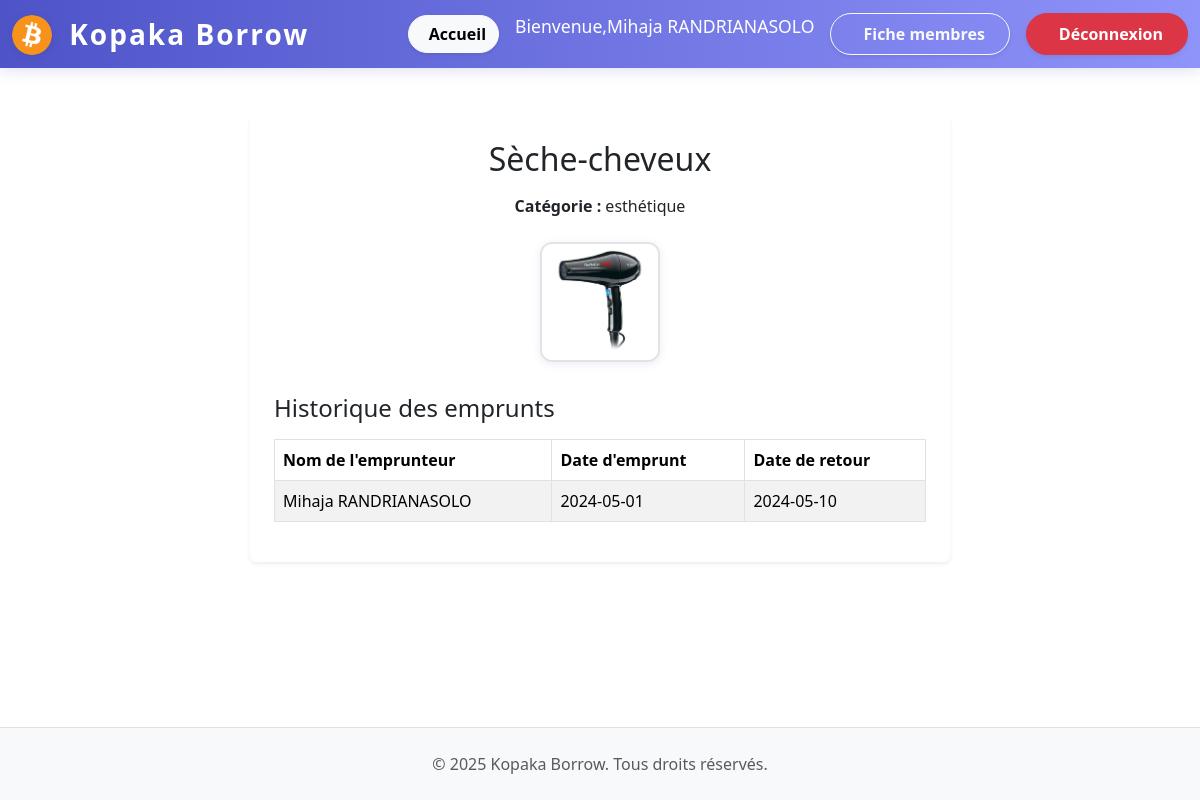
Screenshot of /pages/page_sites/fiche_objet.php?id=1 (signed in) with the database file from the repository.
### tables this page shows
CREATE TABLE EMPRUNTS_objet (
    id_objet INT AUTO_INCREMENT PRIMARY KEY,
    nom_objet VARCHAR(100),
    id_categorie INT,
    id_membre INT,
    FOREIGN KEY (id_categorie) REFERENCES EMPRUNTS_categorie_objet(id_categorie),
    FOREIGN KEY (id_membre) REFERENCES EMPRUNTS_membres(id_membre)
);

CREATE TABLE EMPRUNTS_categorie_objet (
    id_categorie INT AUTO_INCREMENT PRIMARY KEY,
    nom_categorie VARCHAR(100)
);

CREATE TABLE EMPRUNTS_emprunt (
    id_emprunt INT AUTO_INCREMENT PRIMARY KEY,
    id_objet INT,
    id_membre INT,
    date_emprunt DATE,
    date_retour DATE,
    FOREIGN KEY (id_objet) REFERENCES EMPRUNTS_objet(id_objet),
    FOREIGN KEY (id_membre) REFERENCES EMPRUNTS_membres(id_membre)
);

CREATE TABLE EMPRUNTS_membres (
    id_membre INT AUTO_INCREMENT PRIMARY KEY,
    nom VARCHAR(100),
    date_de_naissance DATE,
    genre CHAR(1),
    email VARCHAR(100),
    ville VARCHAR(100),
    mdp VARCHAR(100),
    image_profil VARCHAR(255)
);

### inc/functions.php (called while the page is built, shortened)
<?php
function get_objet_by_id($bdd, $id_objet) {
    $sql = "SELECT o.nom_objet, c.nom_categorie FROM EMPRUNTS_objet o JOIN EMPRUNTS_categorie_objet c ON o.id_categorie = c.id_categorie WHERE o.id_objet = $id_objet";
    $res = mysqli_query($bdd, $sql);
    if ($res && mysqli_num_rows($res) > 0) {
        return mysqli_fetch_assoc($res);
    } else {
        return false;
    }
}
function get_images_objet($bdd, $id_objet) {
    $sql = "SELECT nom_image FROM EMPRUNTS_images_objet WHERE id_objet = $id_objet";
    $res = mysqli_query($bdd, $sql);
    $images = array();
    if ($res && mysqli_num_rows($res) > 0) {
        while ($row = mysqli_fetch_assoc($res)) {
            $images[] = $row['nom_image'];
        }
    }
    return $images;
}
function get_historique_emprunts_objet($bdd, $id_objet) {
    $sql = "SELECT e.date_emprunt, e.date_retour, m.nom FROM EMPRUNTS_emprunt e JOIN EMPRUNTS_membres m ON e.id_membre = m.id_membre WHERE e.id_objet = $id_objet ORDER BY e.date_emprunt DESC";
    $res = mysqli_query($bdd, $sql);
    $hist = array();
    if ($res && mysqli_num_rows($res) > 0) {
        while ($row = mysqli_fetch_assoc($res)) {
            $hist[] = $row;
        }
    }
    return $hist;
}

### pages/page_sites/fiche_objet.php (the view, shortened to what this page needs)
<?php
require_once '../../inc/connexion.php';
require_once '../../inc/functions.php';
$bdd = connectDB();
if (isset($_GET['id'])) {
    $id_objet = $_GET['id'];
    $objet = get_objet_by_id($bdd, $id_objet);
    $images = get_images_objet($bdd, $id_objet);
    $historique = get_historique_emprunts_objet($bdd, $id_objet);
} else {
    $objet = false;
}
?>
<!DOCTYPE html>
<html lang="fr">
<head>
    <link rel="stylesheet" href="../../assets/css/bootstrap.min.css">
    <link rel="stylesheet" href="../../assets/css_perso/style_fiche.css">
</head>
<body>
<?php include '../../inc/header.php'; ?>
<div class="container mt-5 mb-5">
    <?php if ($objet) { ?>
        <div class="fiche-objet-box p-4 bg-white rounded shadow-sm">
            <h2 class="mb-3 text-center"><?php echo $objet['nom_objet']; ?></h2>
            <p class="text-center mb-4"><strong>Catégorie :</strong> <?php echo $objet['nom_categorie']; ?></p>
            <div class="row justify-content-center mb-4">
                <?php if (count($images) > 0) {
                    foreach ($images as $img) { ?>
                        <div class="col-auto mb-2">
                            <img src="../../<?php echo $img; ?>" alt="image objet" class="img-fiche-objet">
                        </div>
                <?php } } else { ?>
                    <div class="col-auto mb-2">
                        <img src="../../assets/images/img_objet/tournevis.webp" alt="image objet" class="img-fiche-objet">
                    </div>
                <?php } ?>
            </div>
            <h4 class="mb-3">Historique des emprunts</h4>
            <div class="table-responsive">
                <table class="table table-bordered table-striped align-middle">
                    <thead>
                        <tr>
                            <th>Nom de l'emprunteur</th>
                            <th>Date d'emprunt</th>
                            <th>Date de retour</th>
                        </tr>
                    </thead>
                    <tbody>
                        <?php if (count($historique) > 0) {
                            foreach ($historique as $emp) { ?>
                                <tr>
                                    <td><?php echo $emp['nom']; ?></td>
                                    <td><?php echo $emp['date_emprunt']; ?></td>
                                    <td><?php echo $emp['date_retour']; ?></td>
                                </tr>
                        <?php } } else { ?>
                            <tr><td colspan="3">Aucun emprunt pour cet objet.</td></tr>
                        <?php } ?>
                    </tbody>
                </table>
            </div>
        </div>
    <?php } else { ?>
        <div class="alert alert-danger mt-5">Objet introuvable.</div>
    <?php } ?>
</div>
<?php include '../../inc/footer.php'; ?>
</body>
</html>

### assets/css_perso/style_fiche.css (style rules this page uses)
.fiche-objet-box { max-width: 700px; margin: 0 auto; }
.img-fiche-objet { width: 120px; height: 120px; object-fit: cover; border-radius: 12px; box-shadow: 0 2px 8px rgba(30,64,175,0.10); border: 2px solid #e3e3e3; }
html, body { height: 100%; }
body { min-height: 100vh; display: flex; flex-direction: column; }
.container { flex: 1 0 auto; }

### rows the page displays
emprunts_objet: nom_objet "Sèche-cheveux", id_categorie.nom_categorie "esthétique"
emprunts_emprunt: id_membre.nom "Mihaja RANDRIANASOLO", date_emprunt "2024-05-01", date_retour "2024-05-10"

### other values shown
$_SESSION['nom'] "Mihaja RANDRIANASOLO"
